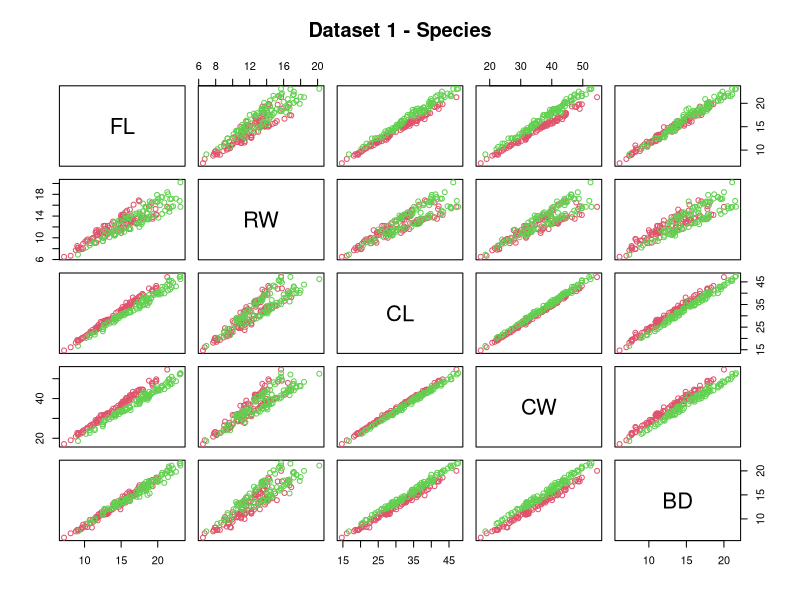
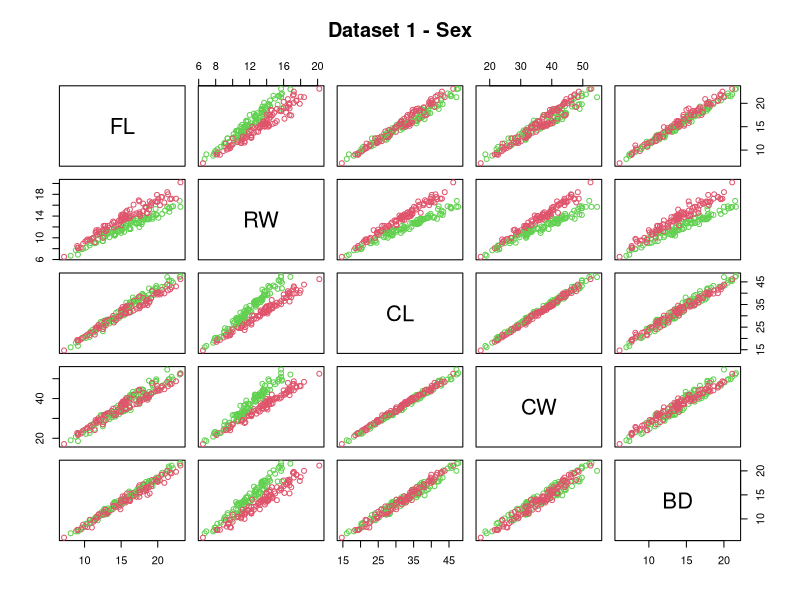
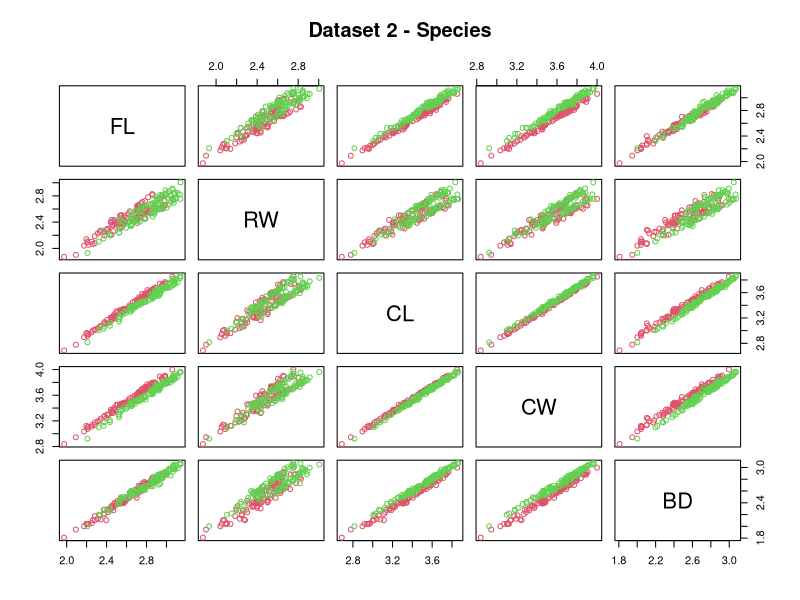
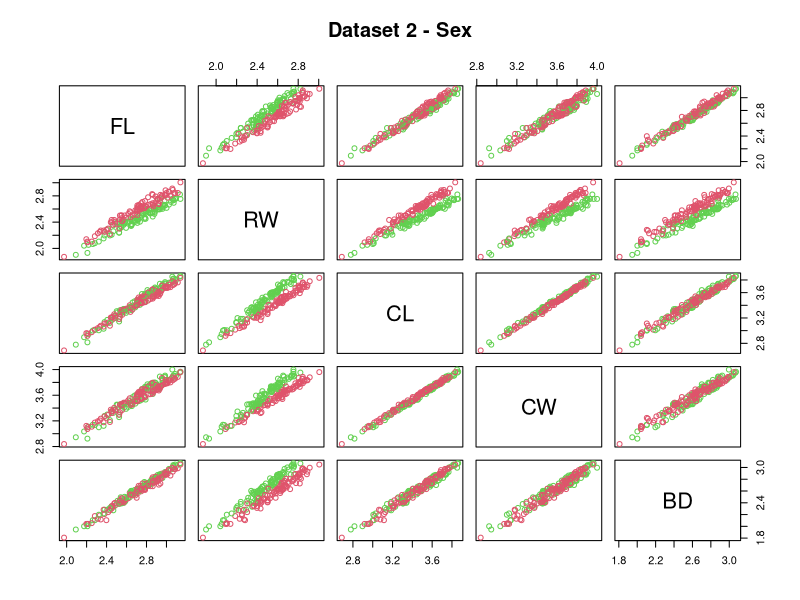
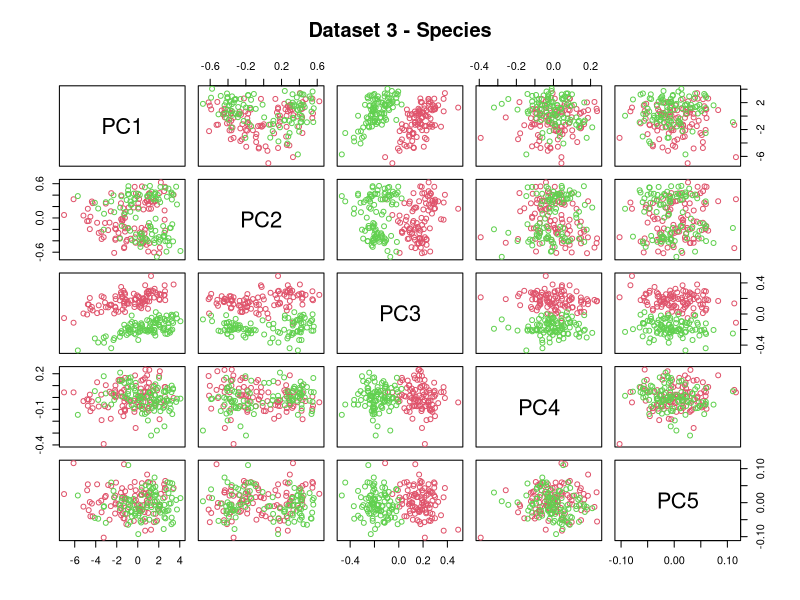
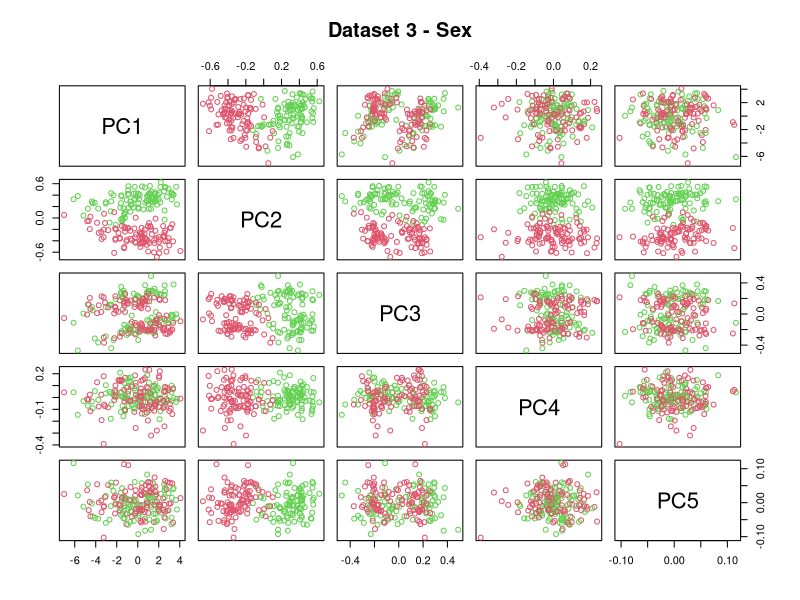
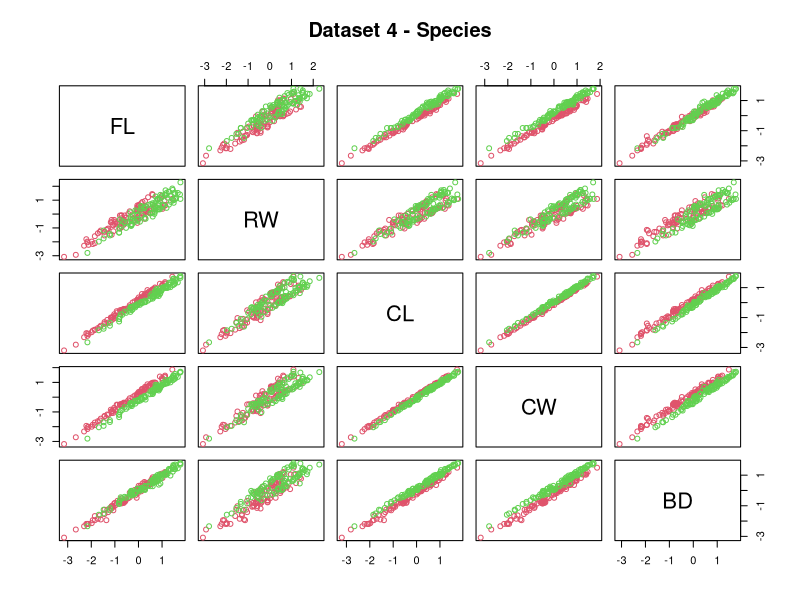
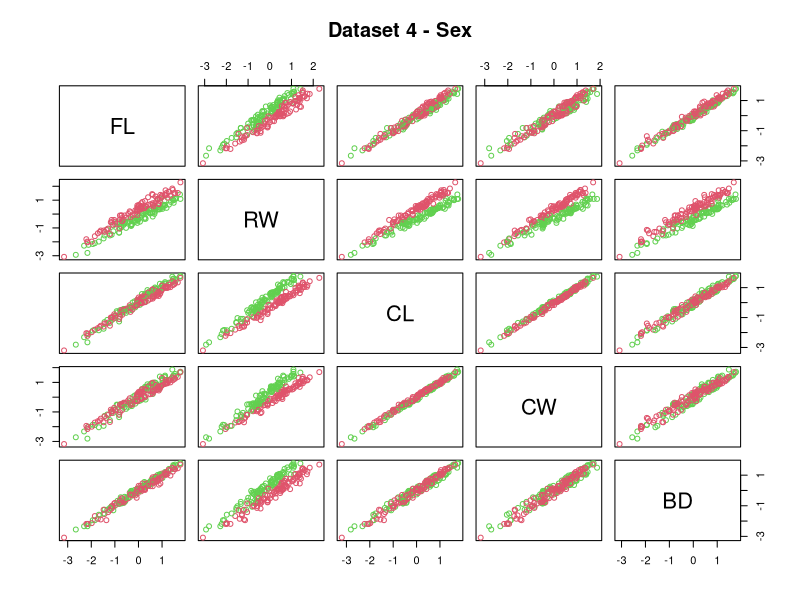

These charts were generated, in order, by the following R code:
library(MASS)
library(e1071)

getTable <- function(clustering, attribute,ds_number, position, tableResults) {
  contingency_table = table(clustering, attribute)
  class_match = matchClasses(as.matrix(contingency_table), method = "exact")
  table = contingency_table[, class_match]
  print(table)
  columnNames <- colnames(table)
  print(columnNames)
  if (columnNames[1] == "O" || columnNames[1] == "B") {
    table <- table[,c("B", "O")]
  } else {
    table <- table[,c("F", "M")]
  }
  print(table)
  tableResults[as.numeric(ds_number), position] = as.vector(table)
  print(tableResults)
  return(tableResults)
}

applyMethods <- function(ds, ds_number,tableResults)
{
  ## KMEAN and HCLUST
  kmean = kmeans(ds, 2, 30)
  hclust_single = hclust(dist(ds), method = "single")
  hclust_average = hclust(dist(ds), method = "average")
  hclust_complete = hclust(dist(ds), method = "complete")

  ## Species's comparison table
  tableResults = getTable(kmean$cluster, species, ds_number, 1:4, tableResults)
  # species + method single
  tableResults = getTable(cutree(hclust_single, 2), species, ds_number, 5:8, tableResults)
  # species + method average
  tableResults = getTable(cutree(hclust_average, 2), species, ds_number, 9:12, tableResults)
  # species + method complete
  tableResults = getTable(cutree(hclust_complete, 2), species, ds_number, 13:16, tableResults)

  ## Sex's comparison table
  tableResults = getTable(kmean$cluster, sex, ds_number, 17:20, tableResults)
  # sex + method
  tableResults = getTable(cutree(hclust_single, 2), sex, ds_number, 21:24, tableResults)
  # sex + average
  tableResults = getTable(cutree(hclust_average, 2), sex, ds_number, 25:28, tableResults)
  # sex + complete
  tableResults = getTable(cutree(hclust_complete, 2), sex, ds_number, 29:32, tableResults)
  # Plot dataset + ds_number + species
  jpeg(paste("crabs_DS",ds_number,"species.jpeg",sep="_"))
  plot(ds,col= as.numeric(species)+1, main = paste0("Dataset ", ds_number," - Species"))
  dev.off()
  # Plot dataset + ds_number + sex
  jpeg(paste("crabs_DS",ds_number,"sex.jpeg",sep="_"))
  plot(ds,col= as.numeric(sex)+1,main = paste0("Dataset ",ds_number," - Sex"))
  dev.off()
  #x = list[tableResults,tableSex]
  return(tableResults);
}


# The crabs data frame has 200 rows and 8 columns, describing 5 morphological
# measurements on 50 crabs each of two colour forms and both sexes, of the
# species Leptograpsus variegatus collected at Fremantle, W. Australia.
data(crabs)

# Crabs's species
species = crabs[, 1]
# Crabs's sex
sex = crabs[, 2]

# Original dataset
ds1 = crabs[, 4:8]

# Original dataset + logarithmic transformation
ds2 = log(ds1)

# Original dataset + logarithmic transformation + pca with scale
ds3 = data.frame(prcomp(ds2, retx = TRUE, scale = TRUE)$x)

# Original dataset + logarithmic transformation + center and scale data
ds4 = data.frame(scale(ds2))

# Original dataset + logarithmic transformation + pca with no scale
ds5 = data.frame(prcomp(ds2, retx = TRUE, scale = FALSE)$x)

# Original dataset + logarithmic transformation + pca with no scale + center and scale data
ds6 = data.frame(scale(prcomp(ds2, retx = TRUE, scale = FALSE)$x))

# Matrix of results
tableResults <- matrix(rep(0,6*32), nrow = 6, ncol = 32)
tableSex <- matrix(rep(0,6*16), nrow = 6, ncol = 16)
a =  c(1,1)
b = c(2,2)
tableResults[1,] = applyMethods(ds1,"1",tableResults)[1,]
tableResults[2,] = applyMethods(ds2,"2",tableResults)[2,]
tableResults[3,] = applyMethods(ds3,"3",tableResults)[3,]
tableResults[4,] = applyMethods(ds4,"4",tableResults)[4,]
tableResults[5,] = applyMethods(ds5,"5",tableResults)[5,]
tableResults[6,] = applyMethods(ds6,"6",tableResults)[6,]
#write.table(tableResults, file="tableResults", sep=",")
write.table(tableResults[,1:16], file="tableSpecies", sep=",",row.names=FALSE, col.names=FALSE)
write.table(tableResults[,17:32], file="tableSex", sep=",",row.names=FALSE, col.names=FALSE)
